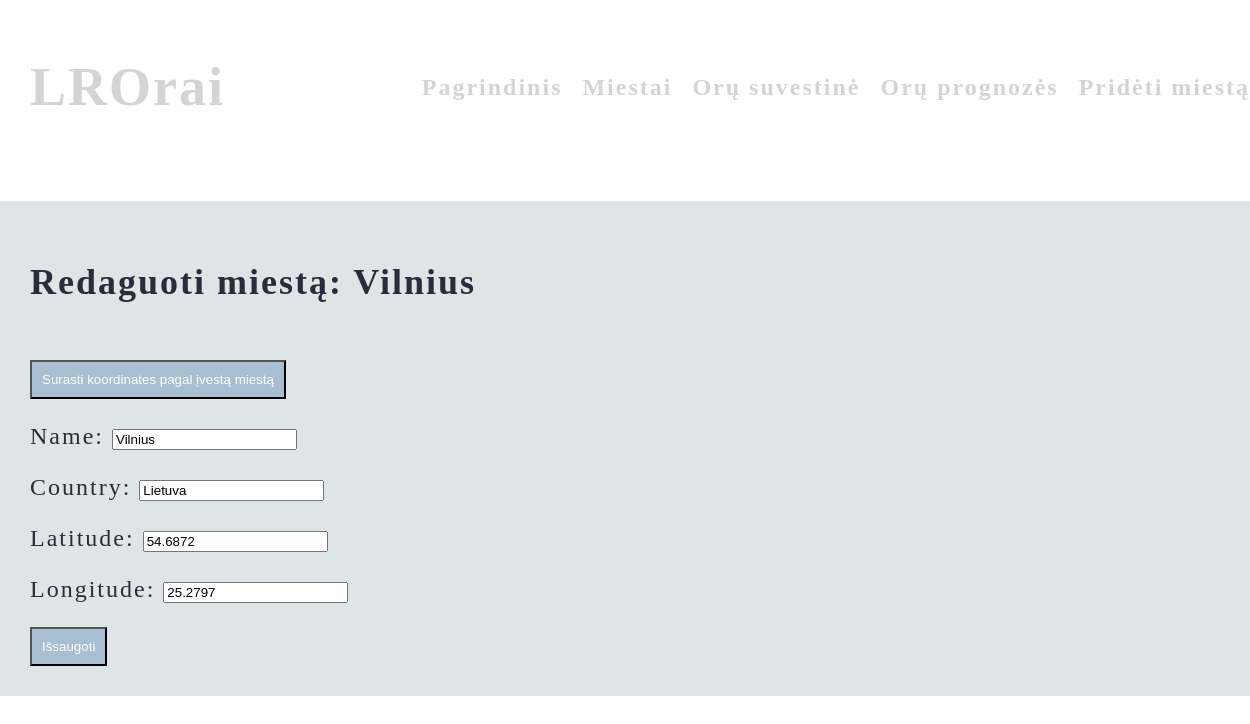
The app's page /weathers/edit/13 with its own data.
### weathers/models.py (models this page shows, shortened)
class City(models.Model):
    name = models.CharField(max_length=50, default='', blank=True, unique=True)
    country = models.CharField(default='Lietuva', max_length=50)
    latitude = models.FloatField(default=0)
    longitude = models.FloatField(default=0)

### weathers/views.py (the view)
# urls.py: path("edit/<int:pk>", views.edit_city, name="edit_city"),
def edit_city(request, pk):
    city = get_object_or_404(City, pk=pk)
    if request.method == "POST":
        form = CityForm(request.POST, instance=city)
        if form.is_valid():
            form.save()
            return redirect("weathers:summary")
    else:
        form = CityForm(instance=city)
    return render(request, "weathers/edit_city.html", {"form": form, "city": city})

### weathers/forms.py
class CityForm(forms.ModelForm):
    class Meta:
        model = City
        fields = ["name", "country", "latitude", "longitude"]

### weathers/templates/weathers/edit_city.html (shortened to what this page needs)
{% extends "main.html" %}
{% load static %}
{% block content %}
<div class="editCityContainer">
    <h2>Redaguoti miestą: {{ city.name }}</h2>
    <br>
    <button type="button" onclick="fetchCoordinates()" class="submit">Surasti koordinates pagal įvestą miestą</button>
    <form method="POST">
        {{ form.as_p }}
        <button class="cityButtons submit" type="submit">Išsaugoti</button>
    </form>
</div>
{% endblock %}

### static/styles/main.css (style rules this page uses)
body { min-height: 100vh; margin: 0; font-size: 24px; letter-spacing: 2px; background-image: url("https://r4.wallpaperflare.com/wallpaper/19/415/594/lithuania-vilnius-the-rain-hd-wallpaper-9a99cdfb29b1c6a6fc91794637fa32e7.jpg"); background-size: cover; color: rgb(255, 255, 255); }
div { backdrop-filter: blur(50px); background-color: #1a4c5325; padding: 30px; }
.cityButtons { display: inline-flex; color: rgba(5, 5, 22, 0.726); }
a, button { text-decoration: none; padding: 10px; color: rgb(212, 212, 212); }
.citiesButton, .submit { padding: 10px; background-color: #054c8d3f; color: rgb(255, 255, 255); }

### records on screen
City: name "Vilnius", country "Lietuva", latitude "54.6872", longitude "25.2797"
